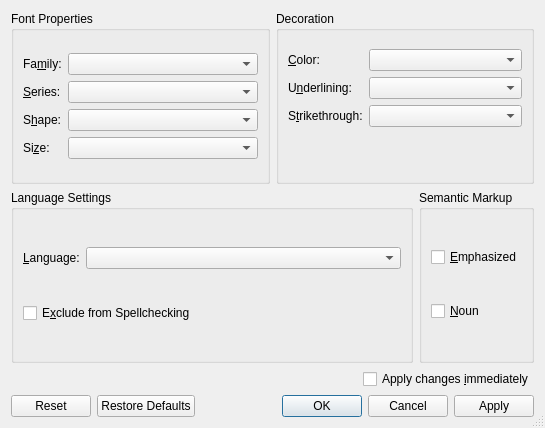
<?xml version="1.0" encoding="UTF-8"?>
<ui version="4.0">
 <class>CharacterUi</class>
 <widget class="QDialog" name="CharacterUi">
  <property name="geometry">
   <rect>
    <x>0</x>
    <y>0</y>
    <width>545</width>
    <height>428</height>
   </rect>
  </property>
  <property name="windowTitle">
   <string/>
  </property>
  <property name="sizeGripEnabled">
   <bool>true</bool>
  </property>
  <layout class="QGridLayout" name="gridLayout_7">
   <item row="0" column="0" colspan="2">
    <layout class="QHBoxLayout" name="horizontalLayout_2">
     <item>
      <widget class="QGroupBox" name="groupBox">
       <property name="title">
        <string>Font Properties</string>
       </property>
       <property name="flat">
        <bool>true</bool>
       </property>
       <layout class="QGridLayout" name="gridLayout_2">
        <item row="0" column="0">
         <layout class="QGridLayout" name="gridLayout">
          <item row="0" column="0">
           <widget class="QLabel" name="familyLA">
            <property name="toolTip">
             <string>Font family</string>
            </property>
            <property name="text">
             <string>Fa&amp;mily:</string>
            </property>
            <property name="buddy">
             <cstring>familyCO</cstring>
            </property>
           </widget>
          </item>
          <item row="0" column="1">
           <widget class="QComboBox" name="familyCO">
            <property name="sizePolicy">
             <sizepolicy hsizetype="MinimumExpanding" vsizetype="Fixed">
              <horstretch>0</horstretch>
              <verstretch>0</verstretch>
             </sizepolicy>
            </property>
            <property name="toolTip">
             <string>Font family</string>
            </property>
           </widget>
          </item>
          <item row="1" column="0">
           <widget class="QLabel" name="seriesLA">
            <property name="toolTip">
             <string>Font series</string>
            </property>
            <property name="text">
             <string>&amp;Series:</string>
            </property>
            <property name="buddy">
             <cstring>seriesCO</cstring>
            </property>
           </widget>
          </item>
          <item row="1" column="1">
           <widget class="QComboBox" name="seriesCO">
            <property name="sizePolicy">
             <sizepolicy hsizetype="MinimumExpanding" vsizetype="Fixed">
              <horstretch>0</horstretch>
              <verstretch>0</verstretch>
             </sizepolicy>
            </property>
            <property name="toolTip">
             <string>Font series</string>
            </property>
           </widget>
          </item>
          <item row="2" column="0">
           <widget class="QLabel" name="shapeLA">
            <property name="toolTip">
             <string>Font shape</string>
            </property>
            <property name="text">
             <string>S&amp;hape:</string>
            </property>
            <property name="buddy">
             <cstring>shapeCO</cstring>
            </property>
           </widget>
          </item>
          <item row="2" column="1">
           <widget class="QComboBox" name="shapeCO">
            <property name="sizePolicy">
             <sizepolicy hsizetype="MinimumExpanding" vsizetype="Fixed">
              <horstretch>0</horstretch>
              <verstretch>0</verstretch>
             </sizepolicy>
            </property>
            <property name="toolTip">
             <string>Font shape</string>
            </property>
           </widget>
          </item>
          <item row="3" column="0">
           <widget class="QLabel" name="sizeLA">
            <property name="toolTip">
             <string>Font size</string>
            </property>
            <property name="text">
             <string>Si&amp;ze:</string>
            </property>
            <property name="buddy">
             <cstring>sizeCO</cstring>
            </property>
           </widget>
          </item>
          <item row="3" column="1">
           <widget class="QComboBox" name="sizeCO">
            <property name="sizePolicy">
             <sizepolicy hsizetype="MinimumExpanding" vsizetype="Fixed">
              <horstretch>0</horstretch>
              <verstretch>0</verstretch>
             </sizepolicy>
            </property>
            <property name="toolTip">
             <string>Font size</string>
            </property>
           </widget>
          </item>
         </layout>
        </item>
       </layout>
      </widget>
     </item>
     <item>
      <widget class="QGroupBox" name="groupBox_2">
       <property name="title">
        <string>Decoration</string>
       </property>
       <property name="flat">
        <bool>true</bool>
       </property>
       <layout class="QGridLayout" name="gridLayout_4">
        <item row="0" column="0">
         <layout class="QGridLayout" name="gridLayout_3">
          <item row="0" column="0">
           <widget class="QLabel" name="colorLA">
            <property name="enabled">
             <bool>true</bool>
            </property>
            <property name="toolTip">
             <string>Font color</string>
            </property>
            <property name="text">
             <string>&amp;Color:</string>
            </property>
            <property name="buddy">
             <cstring>colorCO</cstring>
            </property>
           </widget>
          </item>
          <item row="0" column="1">
           <widget class="QComboBox" name="colorCO">
            <property name="sizePolicy">
             <sizepolicy hsizetype="MinimumExpanding" vsizetype="Fixed">
              <horstretch>0</horstretch>
              <verstretch>0</verstretch>
             </sizepolicy>
            </property>
            <property name="toolTip">
             <string>Font color</string>
            </property>
           </widget>
          </item>
          <item row="1" column="0">
           <widget class="QLabel" name="ulineLA">
            <property name="text">
             <string>U&amp;nderlining:</string>
            </property>
            <property name="buddy">
             <cstring>ulineCO</cstring>
            </property>
           </widget>
          </item>
          <item row="1" column="1">
           <widget class="QComboBox" name="ulineCO">
            <property name="sizePolicy">
             <sizepolicy hsizetype="MinimumExpanding" vsizetype="Fixed">
              <horstretch>0</horstretch>
              <verstretch>0</verstretch>
             </sizepolicy>
            </property>
            <property name="toolTip">
             <string>Underlining of text</string>
            </property>
           </widget>
          </item>
          <item row="2" column="0">
           <widget class="QLabel" name="strikeLA">
            <property name="text">
             <string>S&amp;trikethrough:</string>
            </property>
            <property name="buddy">
             <cstring>strikeCO</cstring>
            </property>
           </widget>
          </item>
          <item row="2" column="1">
           <widget class="QComboBox" name="strikeCO">
            <property name="sizePolicy">
             <sizepolicy hsizetype="MinimumExpanding" vsizetype="Fixed">
              <horstretch>0</horstretch>
              <verstretch>0</verstretch>
             </sizepolicy>
            </property>
            <property name="toolTip">
             <string>Strike-through text</string>
            </property>
           </widget>
          </item>
         </layout>
        </item>
        <item row="1" column="0">
         <spacer name="verticalSpacer_2">
          <property name="orientation">
           <enum>Qt::Vertical</enum>
          </property>
          <property name="sizeType">
           <enum>QSizePolicy::Fixed</enum>
          </property>
          <property name="sizeHint" stdset="0">
           <size>
            <width>20</width>
            <height>36</height>
           </size>
          </property>
         </spacer>
        </item>
       </layout>
      </widget>
     </item>
    </layout>
   </item>
   <item row="1" column="0">
    <widget class="QGroupBox" name="groupBox_4">
     <property name="title">
      <string>Language Settings</string>
     </property>
     <property name="flat">
      <bool>true</bool>
     </property>
     <layout class="QGridLayout" name="gridLayout_6">
      <item row="0" column="0">
       <layout class="QHBoxLayout" name="horizontalLayout">
        <item>
         <widget class="QLabel" name="LanguageLA">
          <property name="text">
           <string>&amp;Language:</string>
          </property>
          <property name="buddy">
           <cstring>langCO</cstring>
          </property>
         </widget>
        </item>
        <item>
         <widget class="QComboBox" name="langCO">
          <property name="sizePolicy">
           <sizepolicy hsizetype="MinimumExpanding" vsizetype="Fixed">
            <horstretch>0</horstretch>
            <verstretch>0</verstretch>
           </sizepolicy>
          </property>
          <property name="toolTip">
           <string>Language</string>
          </property>
         </widget>
        </item>
       </layout>
      </item>
      <item row="1" column="0">
       <widget class="QCheckBox" name="nospellcheckCB">
        <property name="toolTip">
         <string>If this is selected, the marked text will not be spellchecked</string>
        </property>
        <property name="text">
         <string>E&amp;xclude from Spellchecking</string>
        </property>
       </widget>
      </item>
     </layout>
    </widget>
   </item>
   <item row="1" column="1">
    <widget class="QGroupBox" name="groupBox_3">
     <property name="title">
      <string>Semantic Markup</string>
     </property>
     <property name="flat">
      <bool>true</bool>
     </property>
     <layout class="QGridLayout" name="gridLayout_5">
      <item row="0" column="0">
       <widget class="QCheckBox" name="emphCB">
        <property name="toolTip">
         <string>Semantic emphasizing (italic by default, but can be adapted)</string>
        </property>
        <property name="text">
         <string>&amp;Emphasized</string>
        </property>
       </widget>
      </item>
      <item row="1" column="0">
       <widget class="QCheckBox" name="nounCB">
        <property name="toolTip">
         <string>Semantic markup of nouns (small caps by default, but can be adapted)</string>
        </property>
        <property name="text">
         <string>&amp;Noun</string>
        </property>
       </widget>
      </item>
     </layout>
    </widget>
   </item>
   <item row="3" column="0" colspan="2">
    <layout class="QHBoxLayout">
     <property name="spacing">
      <number>6</number>
     </property>
     <property name="leftMargin">
      <number>0</number>
     </property>
     <property name="topMargin">
      <number>0</number>
     </property>
     <property name="rightMargin">
      <number>0</number>
     </property>
     <property name="bottomMargin">
      <number>0</number>
     </property>
     <item>
      <widget class="QDialogButtonBox" name="buttonBox">
       <property name="standardButtons">
        <set>QDialogButtonBox::Apply|QDialogButtonBox::Cancel|QDialogButtonBox::Ok|QDialogButtonBox::Reset|QDialogButtonBox::RestoreDefaults</set>
       </property>
      </widget>
     </item>
    </layout>
   </item>
   <item row="2" column="0" colspan="2">
    <layout class="QHBoxLayout" name="horizontalLayout_3">
     <item>
      <spacer>
       <property name="orientation">
        <enum>Qt::Horizontal</enum>
       </property>
       <property name="sizeType">
        <enum>QSizePolicy::Expanding</enum>
       </property>
       <property name="sizeHint" stdset="0">
        <size>
         <width>20</width>
         <height>20</height>
        </size>
       </property>
      </spacer>
     </item>
     <item>
      <widget class="QCheckBox" name="autoapplyCB">
       <property name="toolTip">
        <string>Apply each change automatically</string>
       </property>
       <property name="text">
        <string>Apply changes &amp;immediately</string>
       </property>
      </widget>
     </item>
    </layout>
   </item>
  </layout>
 </widget>
 <tabstops>
  <tabstop>familyCO</tabstop>
  <tabstop>seriesCO</tabstop>
  <tabstop>shapeCO</tabstop>
  <tabstop>colorCO</tabstop>
  <tabstop>langCO</tabstop>
 </tabstops>
 <includes>
  <include location="local">qt_i18n.h</include>
 </includes>
 <resources/>
 <connections/>
</ui>
